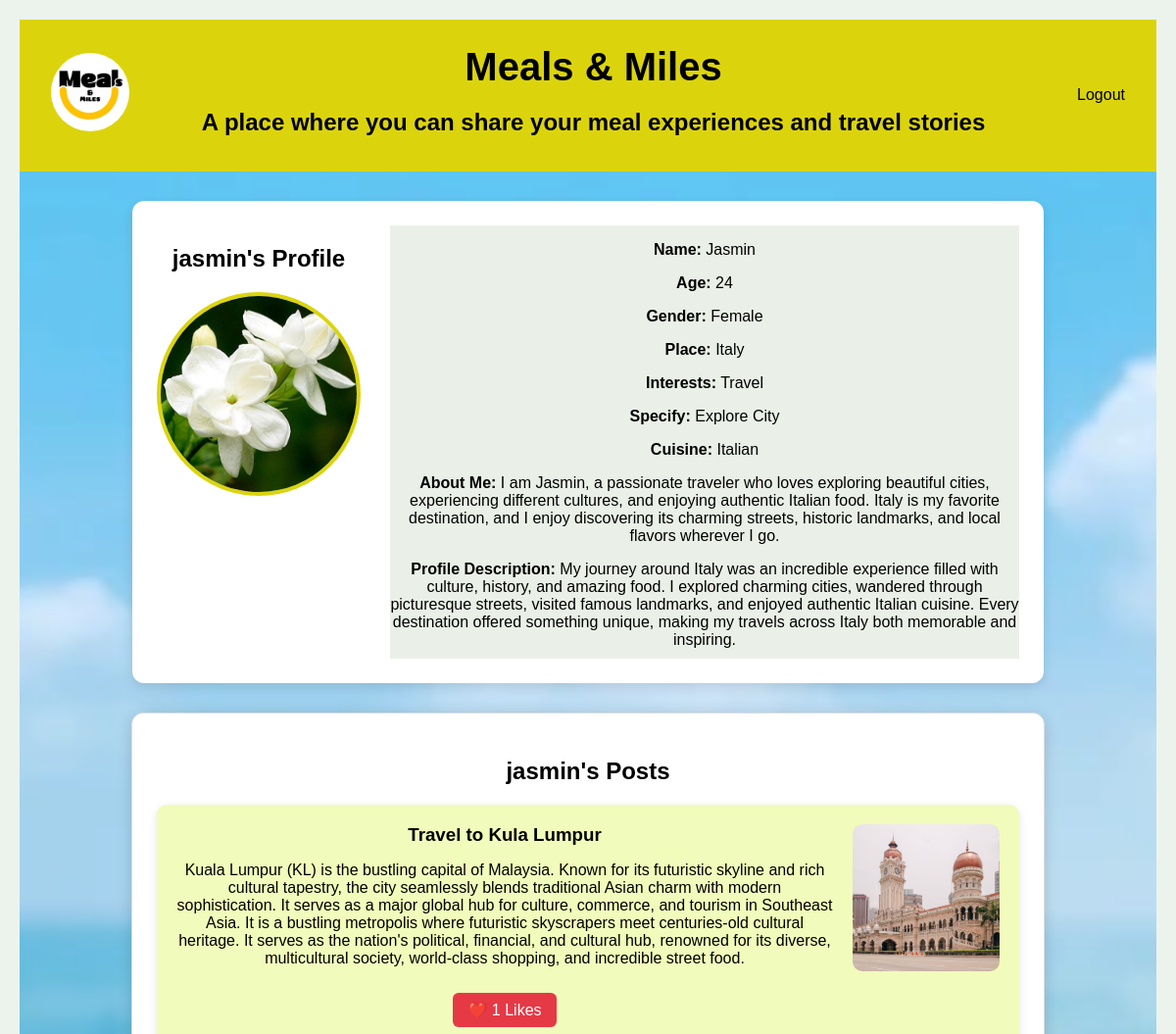
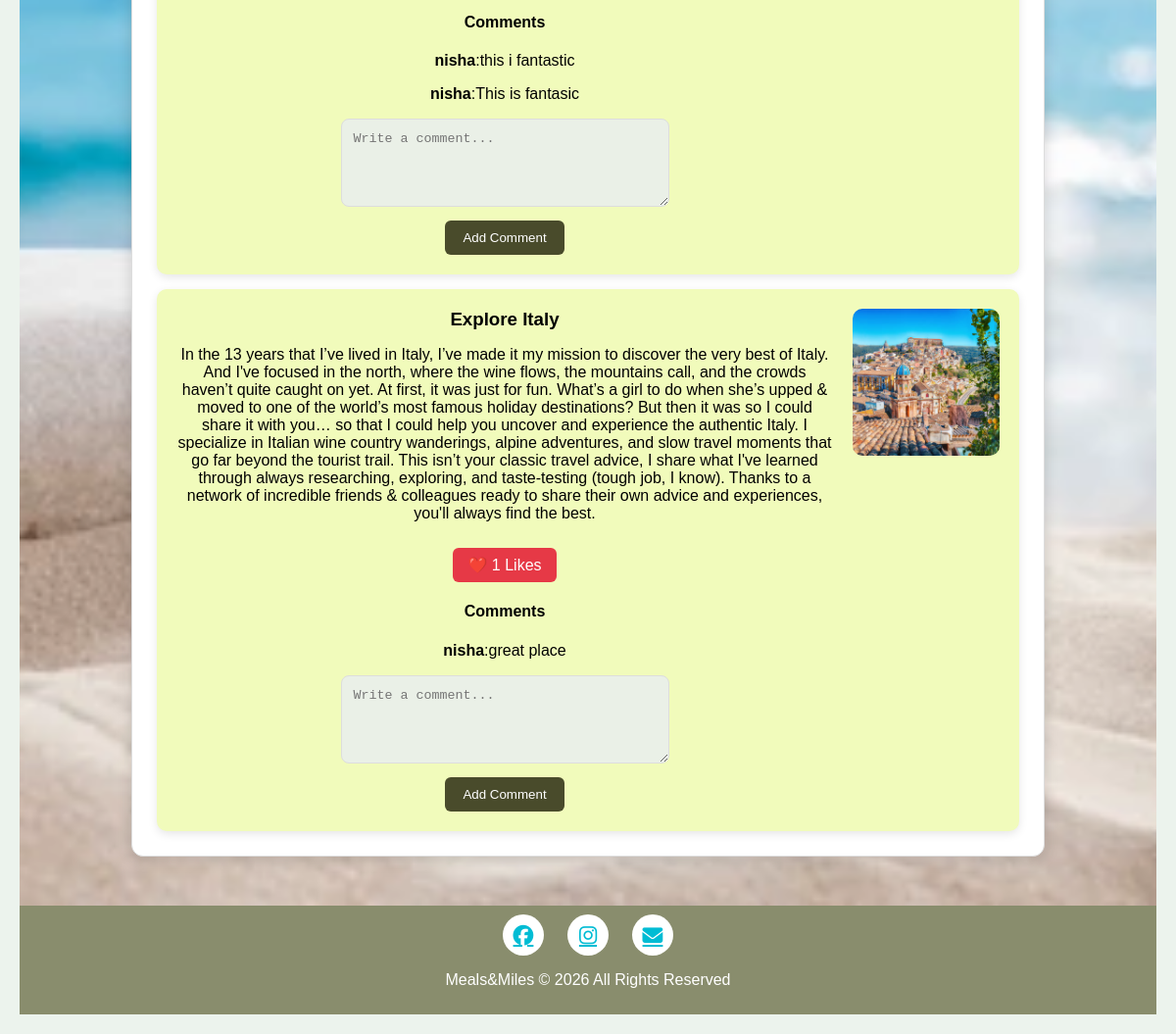
The app's page /profile/1 with its own data (2 pictures, top to bottom).
### Database/models.py (models this page shows)
class User(db.Model, UserMixin):
    id = db.Column(db.Integer, primary_key=True)
    posts = db.relationship('Post', backref='author', lazy=True , cascade="all, delete-orphan")
    comments = db.relationship('Comment', backref='user', lazy=True, cascade="all, delete-orphan")
    likes = db.relationship('Like', backref='user', lazy=True, cascade="all, delete-orphan")
    username = db.Column( db.String(150),unique=True, nullable=False)
    email = db.Column(db.String(150), unique=True, nullable=False)
    password = db.Column( db.String(255), nullable=False )
    profile_pic = db.Column(db.String(255),
        default='images/Default-Profile-Picture.png')
    name = db.Column(db.String(100))
    age = db.Column(db.Integer)
    gender = db.Column(db.String(20))
    place = db.Column(db.String(100))
    interests = db.Column(db.String(300))
    specify = db.Column(db.String(300))
    cuisine = db.Column(db.String(100))
    about_me = db.Column(db.Text)
    profile_description = db.Column(db.Text)

class Post(db.Model):
        id = db.Column(db.Integer, primary_key=True)
        title = db.Column(db.String(200))
        content = db.Column(db.Text)
        image = db.Column(db.String(255))
        user_id = db.Column(db.Integer, db.ForeignKey('user.id'))
        likes = db.relationship('Like',backref='post', lazy=True, cascade="all, delete-orphan")
        comments = db.relationship('Comment',backref='post', lazy=True, cascade="all, delete-orphan")

class Comment(db.Model):
            id = db.Column(db.Integer, primary_key=True)
            text = db.Column(db.Text)
            user_id = db.Column(
            db.Integer,
            db.ForeignKey('user.id'))
            post_id = db.Column(
            db.Integer,
            db.ForeignKey('post.id'))

### Database/views.py (the view)
@views.route('/profile/<int:user_id>')
def profile(user_id):
    user = User.query.get_or_404(user_id)
    return render_template(
        'profile.html',
        user=user
    )

### Database/templates/profile.html (shortened to what this page needs)
<!DOCTYPE html>
<html lang="en">
<head>
    <link rel="stylesheet" href="{{ url_for('static', filename='css/account.css') }}">
    <link rel="stylesheet" href="https://cdnjs.cloudflare.com/ajax/libs/font-awesome/6.5.1/css/all.min.css">
</head>
<body>
    <nav class="navbar">
        <div class="nav-left">
            <img src="{{ url_for('static', filename='images/logo.png') }}" alt="LOGO" class="logo">
        </div>
        <div class="nav-center">
            <h1 class="main-heading">Meals & Miles</h1>
            <h2>A place where you can share your meal experiences and travel stories</h2>
        </div>
        <div class="nav-right" id="navRight">
            <a href="{{ url_for('views.logout') }}">Logout</a>
        </div>
    </nav>
    <section class="main">
        <div class="profile-page">
            <div class="profile-container">
                <div class="profile-left">
                    <h2>{{ user.username }}'s Profile</h2>
                    <img src="{{ url_for('static', filename=user.profile_pic) }}" class="profile-pic" id="profilePic">
                    <br><br>
                    <br>
                </div>
                <div class="profile-right">
                    {% if user.name %}
                    <p><strong>Name:</strong> {{ user.name }}</p>
                    {% endif %}
                    {% if user.age %}
                    <p><strong>Age:</strong> {{ user.age }}</p>
                    {% endif %}
                    {% if user.gender %}
                    <p><strong>Gender:</strong> {{ user.gender }}</p>
                    {% endif %}
                    {% if user.place %}
                    <p><strong>Place:</strong> {{ user.place }}</p>
                    {% endif %}
                    {% if user.interests %}
                    <p><strong>Interests:</strong> {{ user.interests }}</p>
                    {% endif %}
                    {% if user.specify %}
                    <p><strong>Specify:</strong> {{ user.specify }}</p>
                    {% endif %}
                    {% if user.cuisine %}
                    <p><strong>Cuisine:</strong> {{ user.cuisine }}</p>
                    {% endif %}
                    {% if user.about_me %}
                    <p><strong>About Me:</strong> {{ user.about_me }}</p>
                    {% endif %}
                    {% if user.profile_description %}
                    <p><strong>Profile Description:</strong> {{ user.profile_description }}</p>
                    {% endif %}
                </div>
            </div>
            <section class="posts-section" id="postsSection">
                <h2>{{ user.username }}'s Posts</h2>
                {% for post in user.posts %}
                <div class="post-card">
                    <div class="post-info">
                        <h3>{{ post.title }}</h3>
                        <p>{{ post.content }}</p>
                        <a href="/like_post/{{ post.id }}" class="like-btn">❤️ {{ post.likes|length }} Likes</a>
                        <h4>Comments</h4>
                        {% for comment in post.comments %}
                        <p><strong>{{ comment.user.username }}</strong>:{{ comment.text }}</p>
                        {% endfor %}
                        <form action="/add_comment/{{ post.id }}" method="POST" class="comment-form">
                            <textarea name="comment" placeholder="Write a comment..." required></textarea>
                            <br>
                            <button type="submit" id="comment-btn">Add Comment</button>
                        </form>
                    </div>
                    {% if post.image %}
                    <div class="post-image">
                        <img src="{{ url_for('static', filename=post.image) }}">
                    </div>
                    {% endif %}
                </div>
                {% endfor %}
            </section>
        </div>
    </section>
    <footer class="footer">
        <div class="footer-icons">
            <a href="https://www.facebook.com/mealsandmiles">
                <i class="fab fa-facebook"></i>
            </a>
            <a href="https://www.instagram.com/_meals_and_miles/">
                <i class="fab fa-instagram"></i>
            </a>
            <a href="mailto:info@mealsandmiles.com" target="_blank">
                <i class="fas fa-envelope"></i>
            </a>
        </div>
        <p>Meals&Miles &copy 2026 All Rights Reserved</p>
    </footer>
</body>
</html>

### Database/static/css/account.css (style rules this page uses)
body { margin: 0; box-sizing: border-box; background-color: rgb(236, 243, 237); color: black; font-family: 'Arial', sans-serif; text-align: center; padding: 20px; }
.navbar { display: flex; justify-content: space-between; align-items: center; background-color: #dbd40d; padding: 1rem 2rem; }
.nav-left { color: #000000; font-size: 1.5rem; background-size: contain; background-repeat: no-repeat; }
.logo { width: 80px; height: 80px; border-radius: 50%; object-fit: cover; }
.nav-center { position: static; color: rgb(0, 0, 0); transform: none; width: 100%; margin-top: 10px; }
.nav-center .main-heading { font-size: 2.5rem; font-family: 'verdana', sans-serif; margin: 0; }
.nav-right { display: flex; gap: 20px; color: #000000; }
.nav-right a { color: #000000; text-decoration: none; font-size: 1rem; }
.main { padding: 30px; background-image: url('/static/images/background2.jpeg'); background-size: cover; background-position: center; min-height: 70vh; }
.profile-container { max-width: 80%; margin: auto; background: white; display: flex; align-items: flex-start; gap: 30px; padding: 25px; border-radius: 12px; box-shadow: 0 4px 12px rgba(0, 0, 0, 0.1); }
.profile-left { text-align: center; gap: 15px; }
.profile-pic { width: 200px; height: 200px; border-radius: 50%; object-fit: cover; cursor: pointer; border: 4px solid #dbd40d; }
.profile-right { flex: 1; background-color: rgb(234, 240, 231); }
.profile-right p { margin-bottom: 10px; font-size: 1rem; }
.posts-section { max-width: 80%; margin: 20px auto; background: rgb(255, 255, 255); padding: 25px; border-radius: 12px; box-shadow: 0 3px 15px rgba(0, 0, 0, .15); border: 1px solid #ddd; }
.post-card { display: flex; justify-content: space-between; align-items: flex-start; background: rgb(241, 251, 187); padding: 20px; margin-top: 15px; border-radius: 10px; box-shadow: 0 3px 10px rgba(0, 0, 0, .1); }
.post-info { flex: 1; padding-right: 20px; }
.post-info h3 { margin-top: 0; margin-bottom: 10px; }
.post-image { flex-shrink: 0; }
.post-image img { width: 150px; height: 150px; object-fit: cover; border-radius: 10px; }
.like-btn { display: inline-block; text-decoration: none; background: #e63946; color: white; padding: 8px 15px; border-radius: 6px; margin-top: 10px; }
.comment-form { margin-top: 15px; }
.comment-form textarea { width: 50%; min-height: 90px; padding: 12px; border: 1px solid #ddd; border-radius: 8px; background: rgb(234, 240, 231); box-sizing: border-box; }
.comment-form button { background: #494b2b; color: white; border: none; padding: 10px 18px; border-radius: 6px; cursor: pointer; margin-top: 10px; }
.profile-page .posts-section { margin-top: 30px; width: 100%; clear: both; }
.footer { background-color: #41431193; padding: 0.6rem 0.4rem; height: 8%; margin: 0; flex: 1; flex-shrink: 0; }
.footer-icons { display: flex; justify-content: center; gap: 1.5rem; margin-bottom: 1rem; }
.footer-icons a { color: #00bcd4; font-size: 1.3rem; width: 42px; height: 42px; border-radius: 50%; background-color: #fff; display: flex; align-items: center; justify-content: center; transition: all 0.3s ease; }
.footer p { color: white; font-size: 1rem; text-align: center; }

### records on screen
User: username "jasmin", profile_pic (picture), name "Jasmin", age "24", gender "Female", place "Italy", interests "Travel", specify "Explore City", cuisine "Italian", about_me "I am Jasmin, a passionate traveler who loves exploring beautiful cities, experiencing different cultures, and enjoying authentic Italian food. Italy is my favorite destination, and I enjoy discovering its charming streets, historic landmarks, and local flavors wherever I go.", profile_description "My journey around Italy was an incredible experience filled with culture, history, and amazing food. I explored charming cities, wandered through picturesque streets, visited famous landmarks, and enjoyed authentic Italian cuisine. Every destination offered something unique, making my travels across Italy both memorable and inspiring."
Post: title "Travel to Kula Lumpur", content "Kuala Lumpur (KL) is the bustling capital of Malaysia. Known for its futuristic skyline and rich cultural tapestry, the city seamlessly blends traditional Asian charm with modern sophistication. It serves as a major global hub for culture, commerce, and tourism in Southeast Asia. It is a bustling metropolis where futuristic skyscrapers meet centuries-old cultural heritage. It serves as the nation's political, financial, and cultural hub, renowned for its diverse, multicultural society, world-class shopping, and incredible street food.", likes|length "1", image (picture)
Comment: user.username "nisha", text "this i fantastic"
Comment: user.username "nisha", text "This is fantasic"
Post: title "Explore Italy", content "In the 13 years that I’ve lived in Italy, I’ve made it my mission to discover the very best of Italy. And I've focused in the north, where the wine flows, the mountains call, and the crowds haven’t quite caught on yet. At first, it was just for fun. What’s a girl to do when she’s upped & moved to one of the world’s most famous holiday destinations? But then it was so I could share it with you… so that I could help you uncover and experience the authentic Italy. I specialize in Italian wine country wanderings, alpine adventures, and slow travel moments that go far beyond the tourist trail. This isn’t your classic travel advice, I share what I've learned through always researching, exploring,…", likes|length "1", image (picture)
Comment: user.username "nisha", text "great place"
